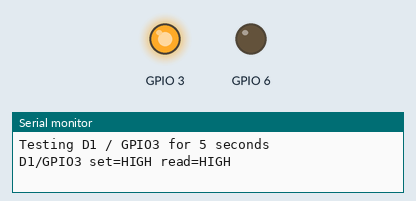
This sketch was run on a simulated ESP32-C6. Shown: output pins drawn as LEDs (lit = HIGH), the last lines printed to the serial monitor.

Above: at 0.7 s.
At 6.7 s:
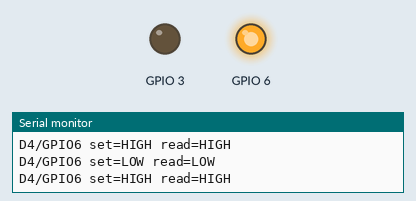
At 12.7 s:
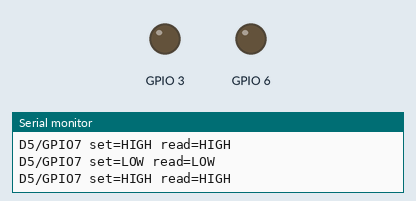
Timing chart, 0 to 20.0 s (numbered marks = the images above):
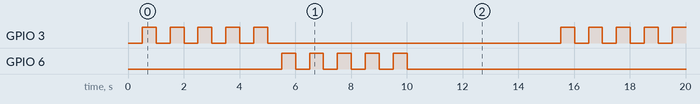

The sketch:

ir_led_pin_test.ino
```cpp
// Standalone pin test for Seeed Studio XIAO ESP32-C5.
// Select "XIAO_ESP32C5" in Arduino IDE before compiling.
// Connect one LED through a 220-330 ohm resistor from the tested pin to GND.

const uint8_t testPins[] = { D1, D4, D5 };
const char* testNames[] = { "D1", "D4", "D5" };
const size_t testPinCount = sizeof(testPins) / sizeof(testPins[0]);

void testPin(const char* label, uint8_t pin) {
  Serial.printf("\nTesting %s / GPIO%d for 5 seconds\n", label, (int)pin);
  pinMode(pin, OUTPUT);
  digitalWrite(pin, LOW);

  const unsigned long startedAt = millis();
  bool outputHigh = false;
  while (millis() - startedAt < 5000) {
    outputHigh = !outputHigh;
    digitalWrite(pin, outputHigh ? HIGH : LOW);
    const int readBack = digitalRead(pin);
    Serial.printf("%s/GPIO%d set=%s read=%s\n",
                  label,
                  (int)pin,
                  outputHigh ? "HIGH" : "LOW",
                  readBack == HIGH ? "HIGH" : "LOW");
    delay(500);
  }

  digitalWrite(pin, LOW);
  pinMode(pin, INPUT);
  Serial.printf("Finished %s / GPIO%d\n", label, (int)pin);
}

void setup() {
  Serial.begin(115200);
  delay(500);
  Serial.printf("XIAO pin map: D1=%d D4=%d D5=%d\n", D1, D4, D5);
  Serial.println("Run the LED from the selected pin through a 220-330 ohm resistor to GND.");
}

void loop() {
  for (size_t i = 0; i < testPinCount; ++i) {
    testPin(testNames[i], testPins[i]);
  }
}
```

Measured:
- by itself, GPIO 3, GPIO 6: repeats every 15.0 s: 4 × (LOW 0.50 s, HIGH 0.50 s), LOW 10.5 s, HIGH 0.50 s
- by itself, everything shown: repeats every 15.0 s, in 30 steps
